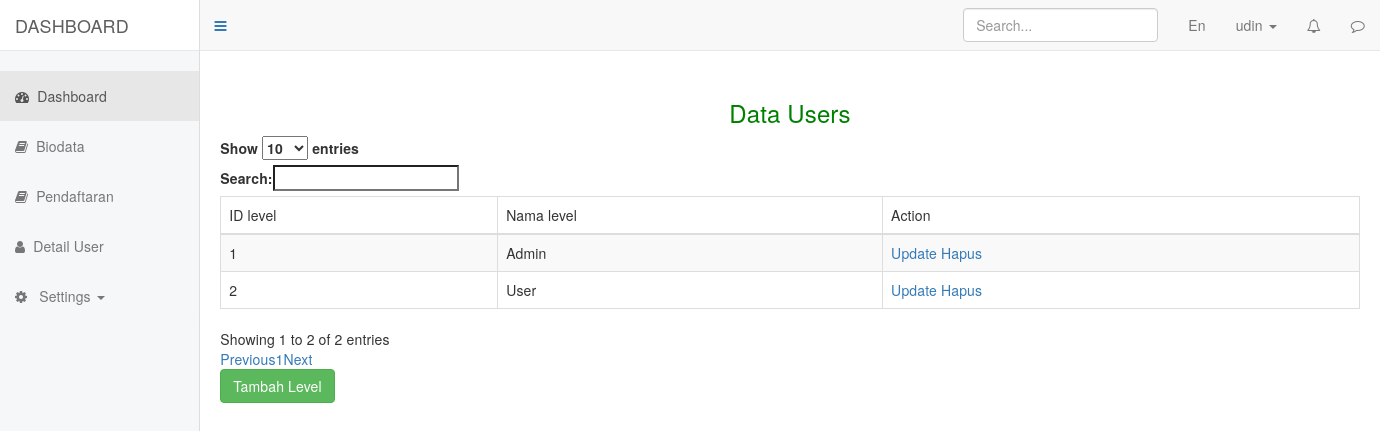
The page /admin/index.php?page=level (signed in) on the database its author committed.
### tables this page shows
CREATE TABLE `level` (
  `id_level` int(11) NOT NULL,
  `nama_level` varchar(20) NOT NULL
);

### controllers/functions.php (called while the page is built, shortened)
<?php
$conn = mysqli_connect("localhost", "root", "", "psb_online_9");
function query($query)
{
  global $conn;
  $result = mysqli_query($conn, $query);
  $rows = [];
  while ($row = mysqli_fetch_assoc($result)) {
    $rows[] = $row;
  }
  return  $rows;
}

### admin/views/level.php (the view, shortened to what this page needs)
<?php
$level = query("SELECT * FROM level");
?>
<link rel="stylesheet" href="https://maxcdn.bootstrapcdn.com/bootstrap/3.3.7/css/bootstrap.min.css">
<link rel="stylesheet" href="https://cdn.datatables.net/1.11.3/css/dataTables.bootstrap.min.css">
<div class="blank"></div>
<div class="container">
  <div class="row header" style="text-align:center;color:green">
    <h3>Data Users</h3>
  </div>
  <table id="example" class="table table-striped table-bordered" style="width:100%">
    <thead>
      <tr>
        <td>ID level</td>
        <td>Nama level</td>
        <td>Action</td>
      </tr>
    </thead>
    <tbody>
      <?php foreach ($level as $row) : ?>
        <tr>
          <td><?= $row['id_level'] ?></td>
          <td><?= $row['nama_level'] ?></td>
          <td>
            <a href="">Update</a>
            <a href="">Hapus</a>
          </td>
        </tr>
      <?php endforeach ?>
    </tbody>
  </table>
  <a href="index.php?page=tambahLevel" class="btn btn-success btn-md">Tambah Level</a>
</div>

### admin/style.css (style rules this page uses)
body { margin-top: 50px; background-color: #fff; font-family: Arial, sans-serif; font-size: 14px; letter-spacing: 0.01em; color: #39464e; }
a, a:focus, a:hover { text-decoration: none; }

### admin/views/level.php (style rules this page uses)
.blank { height: 80px; width: 100%; }

### rows shown on the page
level: id_level "1", nama_level "Admin"
level: id_level "2", nama_level "User"

### other values the page prints
$_SESSION['username'] "udin"
